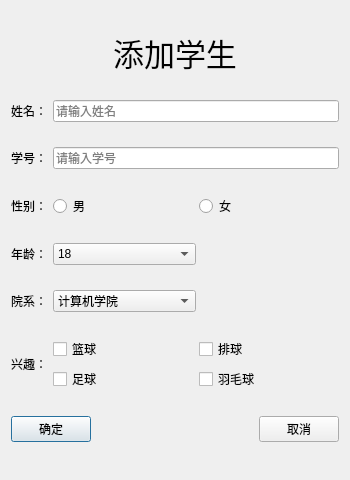
<?xml version="1.0" encoding="UTF-8"?>
<ui version="4.0">
 <class>addstudent</class>
 <widget class="QDialog" name="addstudent">
  <property name="geometry">
   <rect>
    <x>0</x>
    <y>0</y>
    <width>350</width>
    <height>480</height>
   </rect>
  </property>
  <property name="windowTitle">
   <string>addstudent</string>
  </property>
  <layout class="QVBoxLayout" name="verticalLayout">
   <item>
    <widget class="QLabel" name="label">
     <property name="sizePolicy">
      <sizepolicy hsizetype="Preferred" vsizetype="Fixed">
       <horstretch>0</horstretch>
       <verstretch>0</verstretch>
      </sizepolicy>
     </property>
     <property name="font">
      <font>
       <pointsize>23</pointsize>
      </font>
     </property>
     <property name="layoutDirection">
      <enum>Qt::LeftToRight</enum>
     </property>
     <property name="text">
      <string>添加学生</string>
     </property>
     <property name="alignment">
      <set>Qt::AlignCenter</set>
     </property>
    </widget>
   </item>
   <item>
    <layout class="QHBoxLayout" name="horizontalLayout" stretch="1,8">
     <item>
      <widget class="QLabel" name="label_2">
       <property name="text">
        <string>姓名：</string>
       </property>
      </widget>
     </item>
     <item>
      <widget class="QLineEdit" name="le_name">
       <property name="placeholderText">
        <string>请输入姓名</string>
       </property>
       <property name="clearButtonEnabled">
        <bool>true</bool>
       </property>
      </widget>
     </item>
    </layout>
   </item>
   <item>
    <layout class="QHBoxLayout" name="horizontalLayout_2" stretch="1,8">
     <item>
      <widget class="QLabel" name="label_3">
       <property name="text">
        <string>学号：</string>
       </property>
      </widget>
     </item>
     <item>
      <widget class="QLineEdit" name="le_id">
       <property name="placeholderText">
        <string>请输入学号</string>
       </property>
       <property name="clearButtonEnabled">
        <bool>true</bool>
       </property>
      </widget>
     </item>
    </layout>
   </item>
   <item>
    <layout class="QHBoxLayout" name="horizontalLayout_3" stretch="1,4,4">
     <item>
      <widget class="QLabel" name="label_4">
       <property name="text">
        <string>性别：</string>
       </property>
      </widget>
     </item>
     <item>
      <widget class="QRadioButton" name="rbtn_male">
       <property name="text">
        <string>男</string>
       </property>
       <attribute name="buttonGroup">
        <string notr="true">sexGroup</string>
       </attribute>
      </widget>
     </item>
     <item>
      <widget class="QRadioButton" name="rbtn_fmale">
       <property name="text">
        <string>女</string>
       </property>
       <attribute name="buttonGroup">
        <string notr="true">sexGroup</string>
       </attribute>
      </widget>
     </item>
    </layout>
   </item>
   <item>
    <layout class="QHBoxLayout" name="horizontalLayout_4" stretch="1,4,4">
     <item>
      <widget class="QLabel" name="label_5">
       <property name="text">
        <string>年龄：</string>
       </property>
      </widget>
     </item>
     <item>
      <widget class="QComboBox" name="cbb_age">
       <item>
        <property name="text">
         <string>18</string>
        </property>
       </item>
       <item>
        <property name="text">
         <string>19</string>
        </property>
       </item>
       <item>
        <property name="text">
         <string>20</string>
        </property>
       </item>
       <item>
        <property name="text">
         <string>21</string>
        </property>
       </item>
       <item>
        <property name="text">
         <string>22</string>
        </property>
       </item>
       <item>
        <property name="text">
         <string>23</string>
        </property>
       </item>
       <item>
        <property name="text">
         <string>24</string>
        </property>
       </item>
       <item>
        <property name="text">
         <string>25</string>
        </property>
       </item>
      </widget>
     </item>
     <item>
      <spacer name="horizontalSpacer">
       <property name="orientation">
        <enum>Qt::Horizontal</enum>
       </property>
       <property name="sizeHint" stdset="0">
        <size>
         <width>40</width>
         <height>20</height>
        </size>
       </property>
      </spacer>
     </item>
    </layout>
   </item>
   <item>
    <layout class="QHBoxLayout" name="horizontalLayout_5" stretch="1,4,4">
     <item>
      <widget class="QLabel" name="label_6">
       <property name="text">
        <string>院系：</string>
       </property>
      </widget>
     </item>
     <item>
      <widget class="QComboBox" name="cbb_y">
       <item>
        <property name="text">
         <string>计算机学院</string>
        </property>
       </item>
       <item>
        <property name="text">
         <string>外国语学院</string>
        </property>
       </item>
       <item>
        <property name="text">
         <string>工商管理学院</string>
        </property>
       </item>
       <item>
        <property name="text">
         <string>汉语言文学院</string>
        </property>
       </item>
      </widget>
     </item>
     <item>
      <spacer name="horizontalSpacer_2">
       <property name="orientation">
        <enum>Qt::Horizontal</enum>
       </property>
       <property name="sizeHint" stdset="0">
        <size>
         <width>40</width>
         <height>20</height>
        </size>
       </property>
      </spacer>
     </item>
    </layout>
   </item>
   <item>
    <layout class="QHBoxLayout" name="horizontalLayout_6" stretch="1,8">
     <item>
      <widget class="QLabel" name="label_7">
       <property name="text">
        <string>兴趣：</string>
       </property>
      </widget>
     </item>
     <item>
      <layout class="QGridLayout" name="gridLayout">
       <item row="0" column="0">
        <widget class="QCheckBox" name="checkBox">
         <property name="text">
          <string>篮球</string>
         </property>
         <attribute name="buttonGroup">
          <string notr="true">insGroup</string>
         </attribute>
        </widget>
       </item>
       <item row="0" column="1">
        <widget class="QCheckBox" name="checkBox_2">
         <property name="text">
          <string>排球</string>
         </property>
         <attribute name="buttonGroup">
          <string notr="true">insGroup</string>
         </attribute>
        </widget>
       </item>
       <item row="1" column="0">
        <widget class="QCheckBox" name="checkBox_3">
         <property name="text">
          <string>足球</string>
         </property>
         <attribute name="buttonGroup">
          <string notr="true">insGroup</string>
         </attribute>
        </widget>
       </item>
       <item row="1" column="1">
        <widget class="QCheckBox" name="checkBox_4">
         <property name="text">
          <string>羽毛球</string>
         </property>
         <attribute name="buttonGroup">
          <string notr="true">insGroup</string>
         </attribute>
        </widget>
       </item>
      </layout>
     </item>
    </layout>
   </item>
   <item>
    <layout class="QHBoxLayout" name="horizontalLayout_7" stretch="0,4,0">
     <item>
      <widget class="QPushButton" name="btn_ok">
       <property name="text">
        <string>确定</string>
       </property>
      </widget>
     </item>
     <item>
      <spacer name="horizontalSpacer_3">
       <property name="orientation">
        <enum>Qt::Horizontal</enum>
       </property>
       <property name="sizeHint" stdset="0">
        <size>
         <width>40</width>
         <height>20</height>
        </size>
       </property>
      </spacer>
     </item>
     <item>
      <widget class="QPushButton" name="btn_cancal">
       <property name="text">
        <string>取消</string>
       </property>
      </widget>
     </item>
    </layout>
   </item>
  </layout>
 </widget>
 <resources/>
 <connections/>
 <buttongroups>
  <buttongroup name="sexGroup"/>
  <buttongroup name="insGroup">
   <property name="exclusive">
    <bool>false</bool>
   </property>
  </buttongroup>
 </buttongroups>
</ui>
